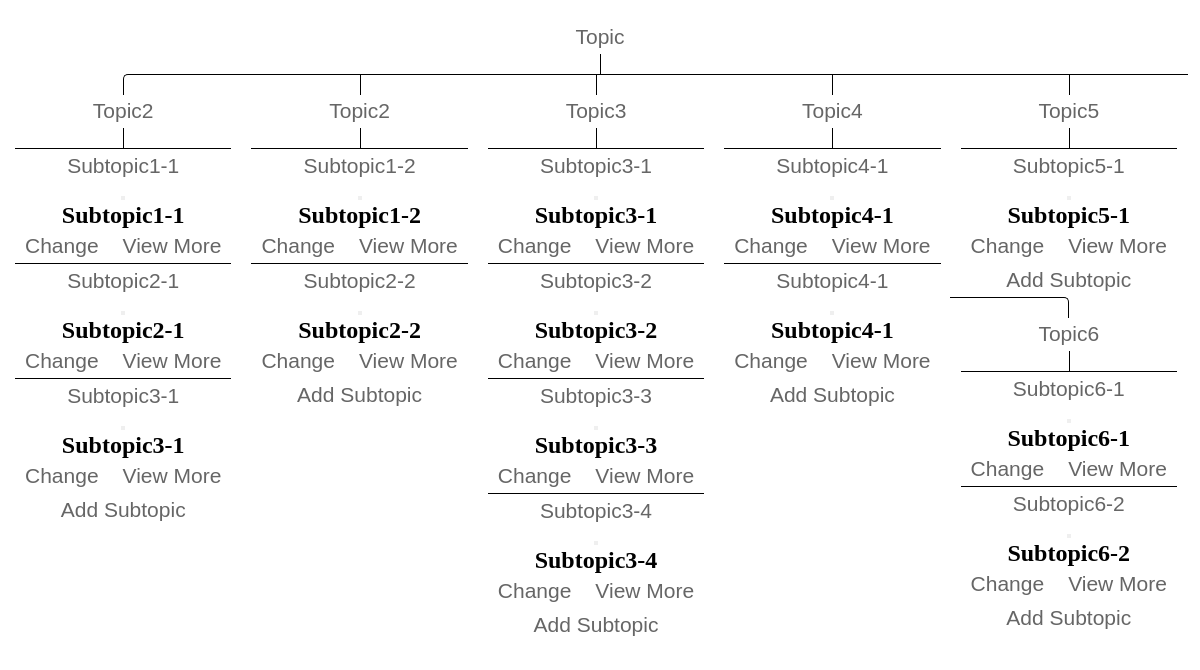
The page /pages/ on the database its author committed.
### pages/models.py (models this page shows)
class Topic(models.Model):
    title = models.CharField(max_length=150, null=True, blank=True)
    body = models.TextField(null=True, blank=True)
    allow_comments = models.BooleanField(null=False, default=True)
    timestamp = models.DateField(default=timezone.now, null=False)

class Subtopic(models.Model):
    subtitle = models.CharField(max_length=150, null=True, blank=True)
    title = models.ForeignKey(Topic, on_delete=models.CASCADE)
    body = models.TextField(null=True, blank=True)
    allow_comments = models.BooleanField(null=False, default=True)
    timestamp = models.DateField(default=timezone.now, null=False)

### pages/views.py (the view)
# urls.py: path('', views.index, name='index'),
def index(request):
    modules = Module.objects.all()
    topics = Topic.objects.all()
    subtopics = Subtopic.objects.all()
    context = {'modules': modules, 'topics': topics, 'subtopics': subtopics}
    return render(request, 'pages/index.html', context)

### pages/templates/pages/index.html (shortened to what this page needs)
{% load static %}
<!DOCTYPE html>
<html lang="en">
<head>
    <link rel="stylesheet" href="https://cdn.jsdelivr.net/npm/uikit@3.5.4/dist/css/uikit.min.css" />
    <link rel="stylesheet" href="{% static 'css/styles.css' %}">
</head>
<body>
<div class="tree">
	<ul>
		<li>
			<a href="#">Topic</a>
			<ul>
                {% for topic in topics %}
                    <li>
                        <div class="uk-card uk-card-primary">
                            <a href="/admin/pages/topic/{{topic.id}}/change/"> {{topic.title}} </a>
                        </div>
                        <ul>
                            <li>
                        {% if topic.subtopic_set.all %}
                                <div class="uk-card uk-card-default">
                                    {% for subtopic in topic.subtopic_set.all %}
                                        <div class="uk-tile uk-tile-muted uk-padding-small subtopic" style="border-top: 1px solid black; border-bottom: 1px solid white">
                                            <a href="#modal-subtopic{{subtopic.id}}" uk-toggle>
                                                <p class="uk-h4">{{subtopic.subtitle}}</p>
                                            </a>
                                        </div>
                                        <div id="modal-subtopic{{subtopic.id}}" uk-modal>
                                            <div class="uk-modal-dialog">
                                                <button class="uk-modal-close-default" type="button" uk-close></button>
                                                <div class="uk-modal-header">
                                                    <h2 class="uk-modal-title">{{subtopic.subtitle}}</h2>
                                                </div>
                                                <div class="uk-modal-footer uk-text-right">
                                                    <a href="/admin/pages/subtopic/{{subtopic.id}}/change/" class="uk-button uk-button-secondary">Change</a>
                                                    <a href="/pages/subindex/{{subtopic.id}}/" class="uk-button uk-button-primary">View More</a>
                                                </div>
                                            </div>
                                        </div>
                                    {% endfor %}
                        {% endif %}
                                    <div class="uk-tile uk-tile-secondary uk-padding-remove">
                                        <a href="/admin/pages/subtopic/add/">
                                           <p class="uk-h4">Add Subtopic</p>
                                        </a>
                                    </div>
                                </div>
                            </li>
                        </ul>
                    </li>
                {% endfor %}
			</ul>
		</li>
	</ul>
</div>
</body>
</html>

### static/css/styles.css (style rules this page uses)
* { margin: 0; padding: 0; }
.tree ul { padding-top: 20px; position: relative; transition: all 0.5s; -webkit-transition: all 0.5s; -moz-transition: all 0.5s; }
.tree li { float: left; text-align: center; list-style-type: none; position: relative; padding: 20px 5px 0 5px; transition: all 0.5s; -webkit-transition: all 0.5s; -moz-transition: all 0.5s; }
.tree li::before, .tree li::after { content: ''; position: absolute; top: 0; right: 50%; border-top: 1px solid black; width: 50%; height: 20px; }
.tree li::after { right: auto; left: 50%; border-left: 1px solid black; }
.tree li:only-child::after, .tree li:only-child::before { display: none; }
.tree li:only-child { padding-top: 0; }
.tree li:first-child::before, .tree li:last-child::after { border: 0 none; }
.tree li:last-child::before { border-right: 1px solid black; border-radius: 0 5px 0 0; -webkit-border-radius: 0 5px 0 0; -moz-border-radius: 0 5px 0 0; }
.tree li:first-child::after { border-radius: 5px 0 0 0; -webkit-border-radius: 5px 0 0 0; -moz-border-radius: 5px 0 0 0; }
.tree ul ul::before { content: ''; position: absolute; top: 0; left: 50%; border-left: 1px solid black; width: 0; height: 20px; }
.tree li a { padding: 5px 10px; text-decoration: none; color: #666; font-family: arial, verdana, tahoma; font-size: 21px; display: inline-block; border-radius: 5px; -webkit-border-radius: 5px; -moz-border-radius: 5px; transition: all 0.5s; -webkit-transition: all 0.5s; -moz-transition: all 0.5s; }
.subtopic { transition: all 0.5s; -webkit-transition: all 0.5s; -moz-transition: all 0.5s; }

### rows shown on the page
Topic: title "Topic2"
Subtopic: subtitle "Subtopic1-1"
Subtopic: subtitle "Subtopic2-1"
Subtopic: subtitle "Subtopic3-1"
Topic: title "Topic2"
Subtopic: subtitle "Subtopic1-2"
Subtopic: subtitle "Subtopic2-2"
Topic: title "Topic3"
Subtopic: subtitle "Subtopic3-1"
Subtopic: subtitle "Subtopic3-2"
Subtopic: subtitle "Subtopic3-3"
Subtopic: subtitle "Subtopic3-4"
Topic: title "Topic4"
Subtopic: subtitle "Subtopic4-1"
Subtopic: subtitle "Subtopic4-1"
Topic: title "Topic5"
Subtopic: subtitle "Subtopic5-1"
Topic: title "Topic6"
Subtopic: subtitle "Subtopic6-1"
Subtopic: subtitle "Subtopic6-2"
